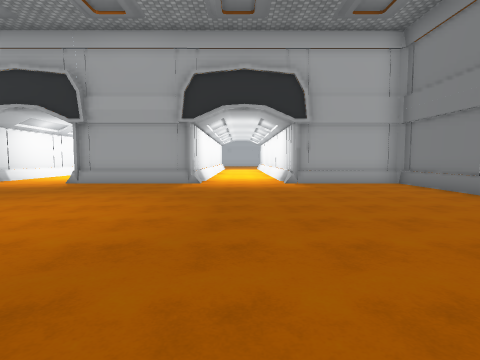
View 1 (above)

12 first-person views from a walk through a Unity game level. The camera is 1.4 m above the floor, tilts 4° down and sees 80° across. Doors are open. The floor is counted in squares, 2 m on a side. Each view is taken from the middle of a square. On the plan, view 1 faces up. The plan holds only what a view shows up to about 10 squares ahead; the rest is blank. The place goes on beyond the plan. The player is left out. Some surface patterns are stand-ins.

View 2
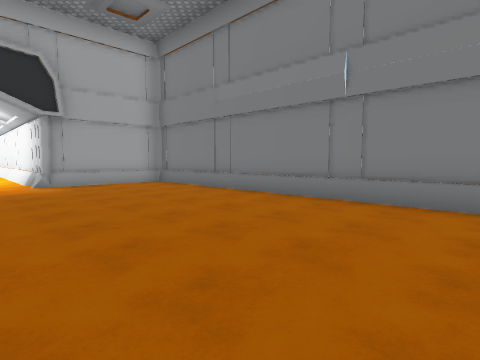

View 3
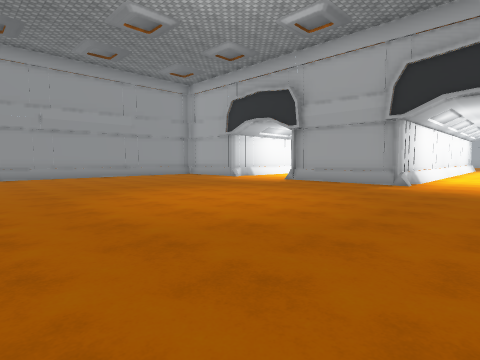

View 4
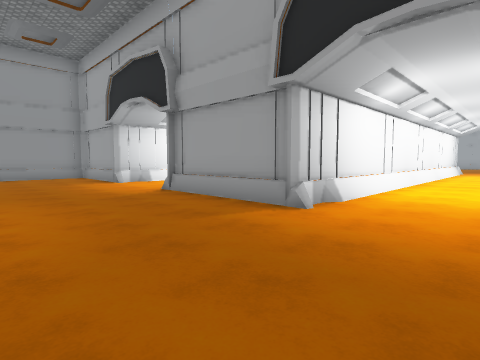

View 5
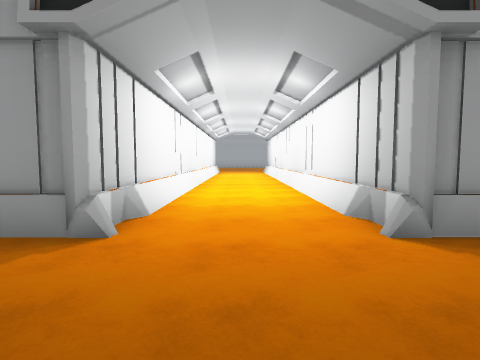

View 6
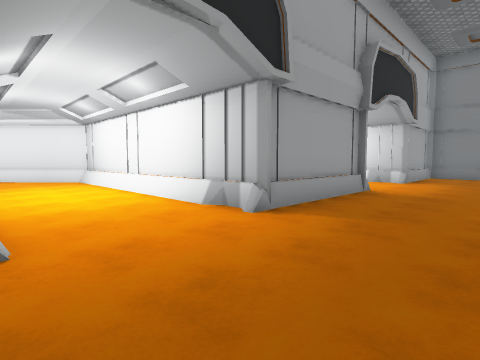

View 7
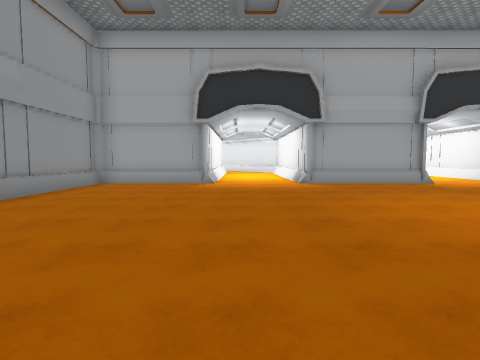

View 8
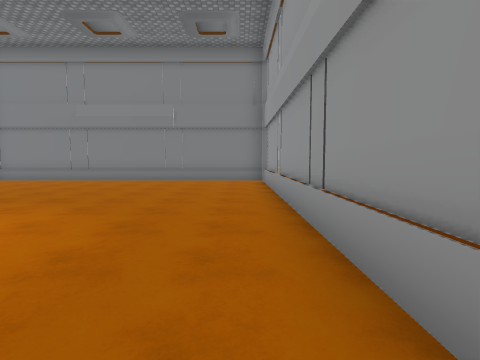

View 9
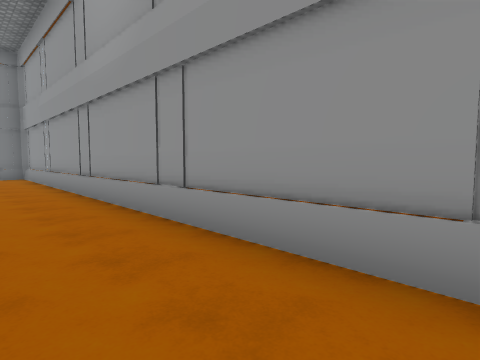

View 10
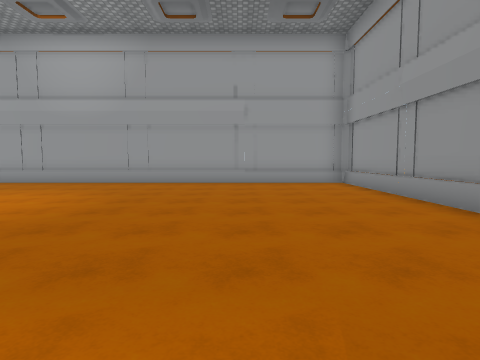

View 11
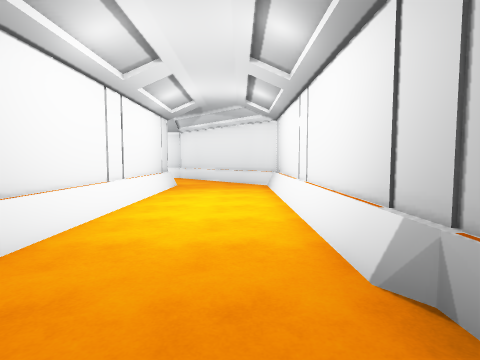

View 12
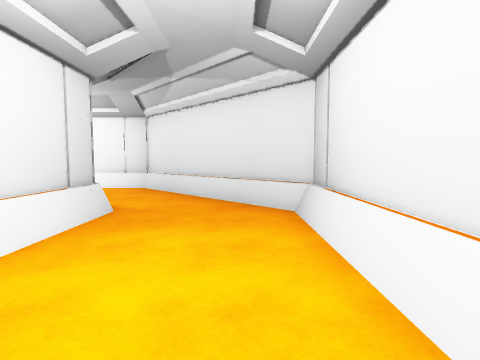

### Floor plan
Ten units are one square. View 1 is at (0, 0); x grows to the right and y downward. Boxes are objects, and circles mark ways between rooms. Rooms are numbered by the first view taken in them; rooms with no view inside come last. Other rooms are left out.
<svg viewBox="-118 -191 172 205">
<path fill="none" stroke="#000" d="M-48 -85 -52 -85M-12 -87 -50 -87M-80 -87 -113 -87 -113 9 46 9M49 8 49 -87 16 -87M-80 -160 -80 -87M-50 -87 -50 -159 -76 -186M-78 -160 -78 -95M-52 -95 -52 -159M-14 -169 -14 -87M16 -87 16 -160M-12 -167 -12 -87"/>
<circle cx="-65" cy="-90" r="3" fill="#2a7"/>
<circle cx="0" cy="-90" r="3" fill="#2a7"/>
<text x="-30" y="-40">1</text>
<text x="-70" y="-130">2</text>
<text x="0" y="-140">3</text>
</svg>
Room 1 opens to room 2. Room 1 opens to room 3.

Where each view was taken, in squares from view 1:
view 1: 0 up, 0 right, facing up
view 2: 0 up, 0 right, facing up-right
view 3: 0 up, 1 right, facing up-left
view 4: 5 up, 1 right, facing up-left
view 5: 6 up, 0 right, facing up
view 6: 6 up, 8 left, facing up-right
view 7: 0 up, 7 left, facing up
view 8: 0 up, 5 left, facing right
view 9: 1 up, 8 left, facing down-right
view 10: 8 up, 8 left, facing down
view 11: 8 up, 6 left, facing up
view 12: 12 up, 6 left, facing up
